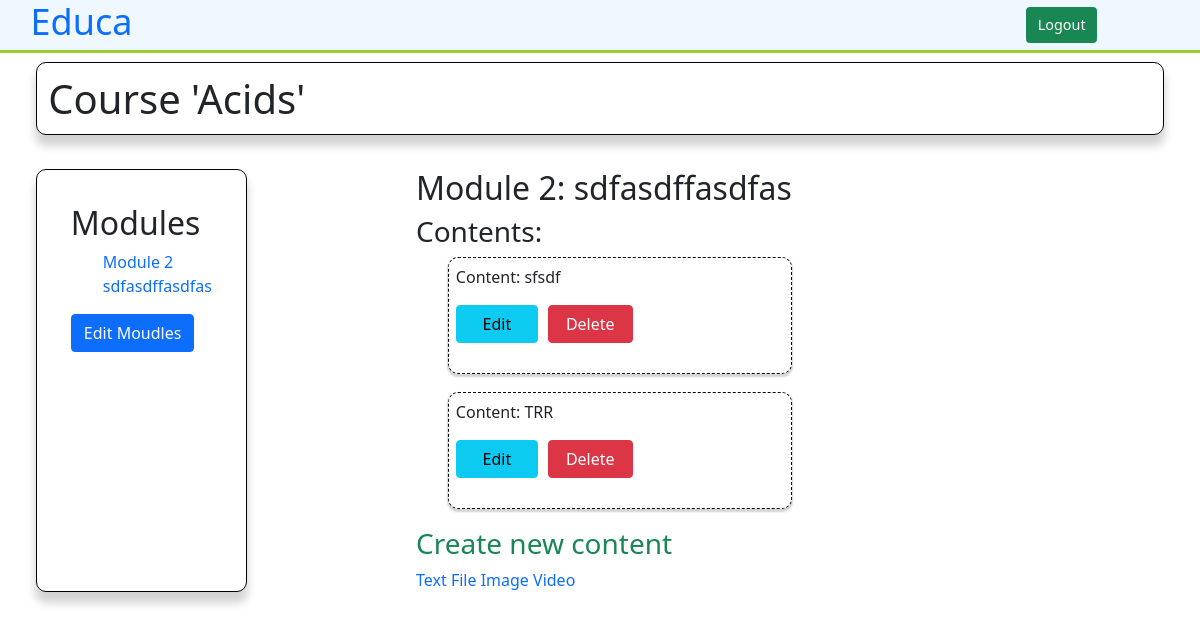
The page /course/module/16 (signed in) on the database its author committed.
### course/models.py (models this page shows, shortened)
class Course(models.Model):
    instructor = models.ForeignKey("auth.User",
                                   on_delete=models.CASCADE,
                                   related_name="created_courses")
    subject = models.ForeignKey("Subject",
                                on_delete=models.CASCADE,
                                related_name="courses")
    students = models.ManyToManyField(User,
                                      related_name='enrolled_courses',
                                      blank=True)
    title = models.CharField(max_length=100)
    slug = models.SlugField(max_length=200,
                            unique=True)
    created = models.DateTimeField(auto_now_add=True)
    overview = models.TextField()
    class Meta:
        ordering = ["-created"]

class Module(models.Model):
    title = models.CharField(max_length=200)
    course = models.ForeignKey("Course",
                               on_delete=models.CASCADE,
                               related_name="modules")
    description = models.TextField(blank=True)
    order = OrderField(for_fields=["course"],blank=True)
    class Meta:
        ordering = [
            "order"
        ]

class Content(models.Model):
    module = models.ForeignKey("course.Module",
                               on_delete=models.CASCADE,
                               related_name="contents")
    order = OrderField(for_fields=["module"],blank=True)
    object_id = models.PositiveIntegerField()
    object_ct = models.ForeignKey("contenttypes.ContentType",
                                     on_delete=models.CASCADE,
                                     limit_choices_to={"model__in":(
                                         "image",
                                         "video",
                                         "text",
                                         "file"
                                         )}
                                )
    item = GenericForeignKey('object_ct',"object_id")
    class Meta:
        ordering=[
            'order'
        ]

class BaseContent(models.Model):
    title = models.CharField(max_length=250)
    instructor = models.ForeignKey('auth.User',
                                   on_delete=models.CASCADE,
                                   related_name="%(class)s_related")
    created = models.DateTimeField(auto_now_add=True)
    updated = models.DateTimeField(auto_now = True)
    class Meta:
        ordering= ['created']
        abstract = True # a class that won't have any db table
    def __str__(self) -> str:
        return "Content: ".format()+self.title

class Text(BaseContent):
    text = models.TextField()

class Image(BaseContent):
    image = models.ImageField(upload_to="images")

### course/views.py (the view)
class ModuleContentList(TemplateResponseMixin, View):
    template_name = "courses/manage/module/content_list.html"
    def get(self, request, id):
        module = get_object_or_404(Module, id=id, course__instructor=request.user)
        return self.render_to_response({"module": module})

### course/templatetags/mytags.py (called while the page is built)
@register.filter
def model_name(obj):
    try:
        return obj._meta.model_name
    except:
        return None

### templates/courses/manage/module/content_list.html (shortened to what this page needs)
{% extends 'base/base.html' %}
{%load mytags%}
{%load static%}
{% block body %}
  {% with course=module.course %}
  <h1 id="course_title">Course '{{ course.title }}'</h1>
  <div id="things">
  <div id='sidebar'>
    <h2>Modules</h2>
    <ul id="modules">
      {% for m in course.modules.all %}
      <div id="module">
        <li data-id="{{m.id}}" data-order="{{m.order}}" class="{% if m == module %}selected{% endif %}">
          <a  href="{% url 'course:module_content_list' m.id %}">
            Module <span class="order">{{ m.order|add:1 }}</span>
            <br />
            {{ m.title }}
          </a>
        </li>
      </div>
      {% empty %}
        No modules Yet
      {% endfor %}
    </ul>
    <p><a class="btn btn-primary" href="{%url 'course:course_update' course.id %}">Edit Moudles</a></p>
    {% endwith %}
    </div>
  <div id="last_module" >
  <h2>Module {{ module.order|add:1 }}: {{module.title}}</h2>
  <h3>Contents:</h3>
  <ul id="contentss">
  {% for content in module.contents.all %}
  <li data-id={{content.id}}>
  <div id="content_">
    {% with item=content.item %}
      <p id="content_title">{{ item }}</p>
      <div style="display: flex;">
          <a class="btn btn-info w-25" href="{%url 'course:module_content_update' module.id item|model_name item.id %}">Edit</a>
          <form method="post" action="{% url 'course:module_content_delete' content.id %}">
            <input  style="margin-left: 10px;" class="btn btn-danger w-100" type="submit" value="Delete" />
          </form></div>
        {% endwith %}
        <br>
      </div>
  </li>
  {% empty %}
  <p> This module has not contents yet! </p>
  {% endfor %}
  </ul>
  <h3 class="text text-success">Create new content</h3>
  <a href="{%url 'course:module_content_create' module.id 'text' %}">Text</a>
  <a href="{%url 'course:module_content_create' module.id 'file' %}">File</a>
  <a href="{%url 'course:module_content_create' module.id 'image' %}">Image</a>
  <a href="{%url 'course:module_content_create' module.id 'video' %}">Video</a>
  </div>
</div>
{% endblock %}

### static/css/course/base.css (style rules this page uses)
a { text-decoration: none; }
li { list-style-type: none; }

### templates/courses/manage/module/content_list.html (style rules this page uses)
a { text-decoration: none; }
#things { margin-top: 3%; display: flex; }
#last_module { margin-left: 15%; }
#sidebar { padding: 3%; border-radius: 10px; border:1px solid black; box-shadow: 0px 10px 10px 1px lightgray; }
#course_title { padding: 1%; border-radius: 10px; border:1px solid black; box-shadow: 0px 10px 10px 1px lightgray; }
#content_ { padding: 2%; border-radius: 10px; border:1px dashed black; box-shadow: 0px 2px 2px 1px lightgray; margin-bottom: 5%; }

### rows shown on the page
Course: title "Acids"
Module: order|add "2", title "sdfasdffasdfas"
Content: item "Content: sfsdf"
Content: item "Content: TRR"
